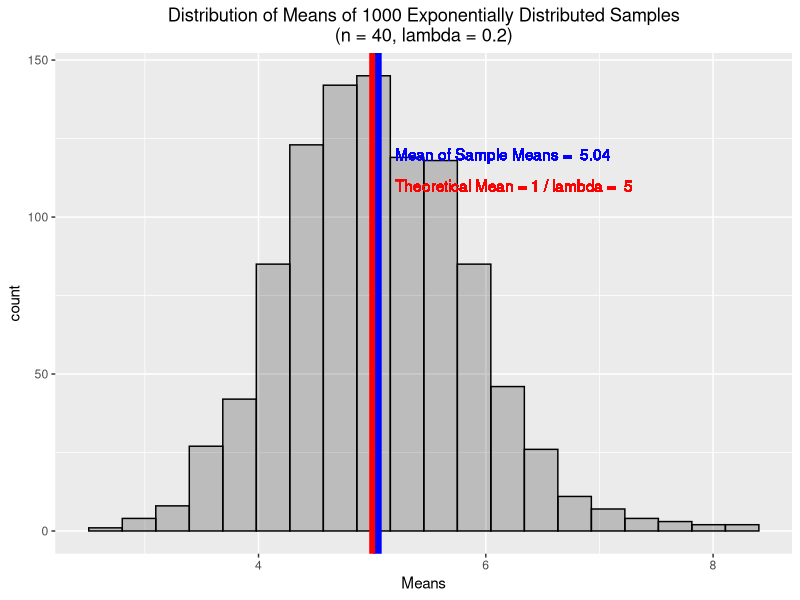
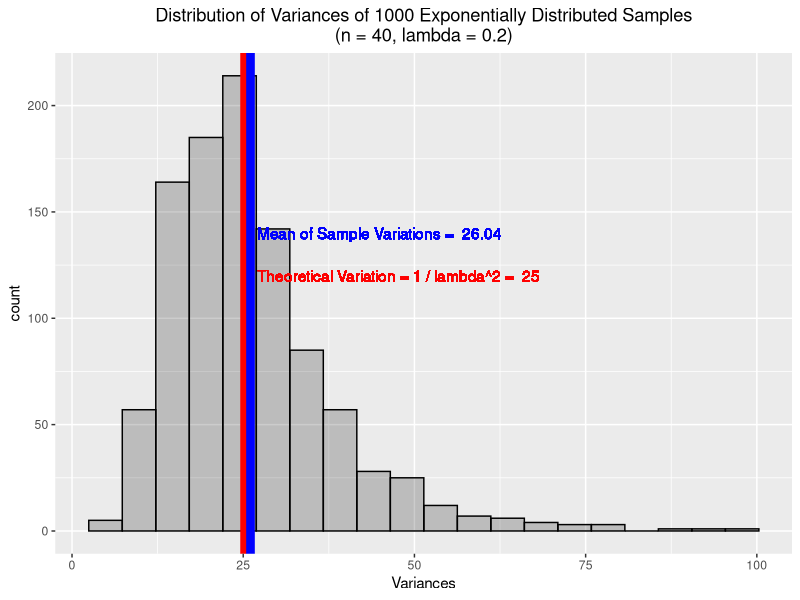
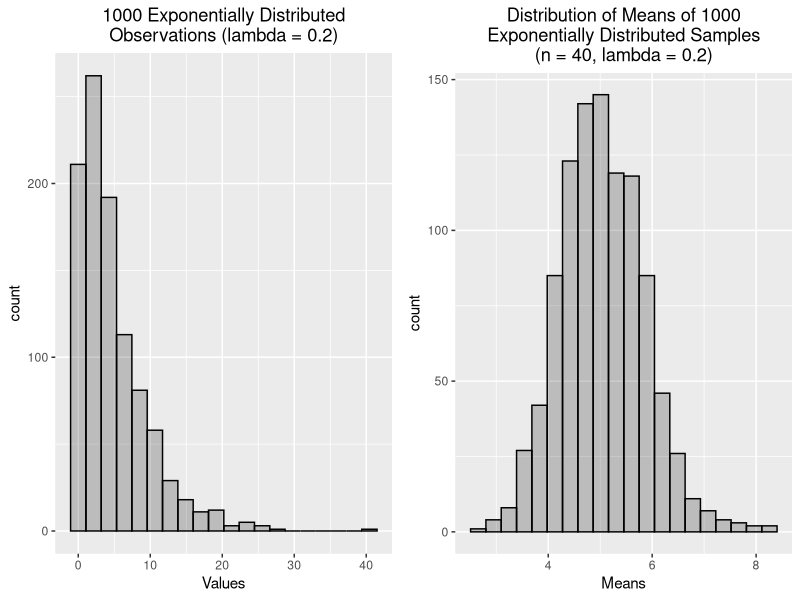

These charts were generated, in order, by the following R code:
## ---- chunk 1
knitr::opts_chunk$set(echo = FALSE)
library(ggplot2)
library(gridExtra)

## ---- chunk 2
###Simulations
lambda <- 0.2
ExpData <- setNames(data.frame(matrix(ncol = 2, nrow = 0)),
                    c("Means", "Variances"))
for (i in 1:1000) {
    TempData <- rexp(40, lambda)
    ExpData[i, 1] <- mean(TempData)
    ExpData[i, 2] <- var(TempData)
    }

tail(ExpData, 5)

## ---- chunk 3
###Sample Mean vs Theoretical Mean
gM <- ggplot(ExpData, aes(Means))

gM <- gM + geom_histogram(bins = 20, color = "black", 
                          fill = "black", alpha = 0.2)
gM3 <- gM + theme(plot.title = element_text(hjust = 0.5))

gM <- gM3 + ggtitle("Distribution of Means of 1000 Exponentially Distributed Samples
(n = 40, lambda = 0.2)")
gM <- gM + geom_vline(xintercept = mean(ExpData$Means), color = "blue",
                      linetype = "solid", size = 3)
gM <- gM + geom_vline(xintercept = 1 / lambda, color = "red",
                      linetype = "solid", size = 2)
gM <- gM + geom_text(x = 5.2, y = 120,
                     label = paste("Mean of Sample Means = ",
                                   round(mean(ExpData$Means), digits = 2)),
                     color = "blue", hjust = 0)
gM <- gM + geom_text(x = 5.2, y = 110,
                     label = paste("Theoretical Mean = 1 / lambda = ", (1 / lambda)),
                     color = "red", hjust = 0)
gM

## ---- chunk 4
###Sample Variance vs Theoretical Variance
gV <- ggplot(ExpData, aes(Variances))

gV <- gV + geom_histogram(bins = 20, color = "black",
                          fill = "black", alpha = 0.2)
gV <- gV + theme(plot.title = element_text(hjust = 0.5))

gV <- gV + ggtitle("Distribution of Variances of 1000 Exponentially Distributed Samples
(n = 40, lambda = 0.2)")
gV <- gV + geom_vline(xintercept = mean(ExpData$Variances), color = "blue",
                            linetype = "solid", size = 3)
gV <- gV + geom_vline(xintercept = 1 / lambda ^ 2, color = "red",
                      linetype = "solid",  size = 2)
gV <- gV + geom_text(x = 27, y = 140,
                     label = paste("Mean of Sample Variations = ",
                                   round(mean(ExpData$Variances), digits = 2)),
                     color = "blue", hjust = 0)
gV <- gV + geom_text(x = 27, y = 120,
                     label = paste("Theoretical Variation = 1 / lambda^2 = ", (1 / lambda^2)),
                     color = "red", hjust = 0)
gV

## ---- chunk 5
###Distribution
ExpData2 <- data.frame(rexp(1000, lambda))
colnames(ExpData2)<- "Values"
expSim <- ggplot(ExpData2, aes(Values))
expSim <- expSim + geom_histogram(bins = 20, color = "black", 
                                  fill = "black", alpha = 0.2)
expSim <- expSim + theme(plot.title = element_text(hjust = 0.5))

expSim <- expSim + ggtitle("1000 Exponentially Distributed
Observations (lambda = 0.2)")

gM3 <- gM3 + ggtitle("Distribution of Means of 1000
Exponentially Distributed Samples
(n = 40, lambda = 0.2)")
grid.arrange(expSim, gM3, nrow = 1)

